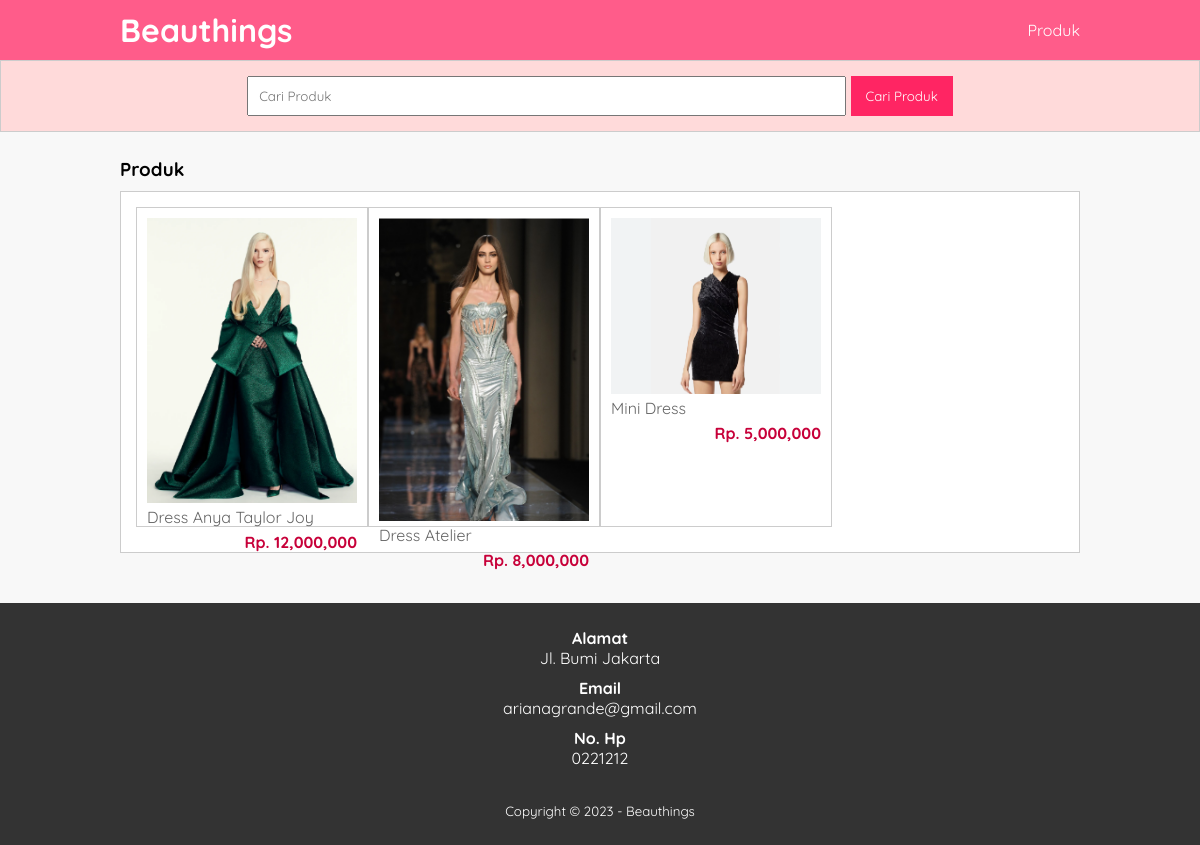
Page /produk.php?kat=4 on the committed database.
### tables this page shows
CREATE TABLE `tb_product` (
  `product_id` int(11) NOT NULL,
  `category_id` int(11) NOT NULL,
  `product_name` varchar(255) NOT NULL,
  `product_price` int(11) NOT NULL,
  `product_desc` text NOT NULL,
  `product_image` varchar(255) NOT NULL,
  `product_status` tinyint(1) NOT NULL,
  `date_created` date NOT NULL
);

### produk.php (the view, shortened to what this page needs)
<?php
	$kontak = mysqli_query($conn, "SELECT admin_telp, admin_email, admin_address FROM tb_admin WHERE admin_id = 1");
	$a = mysqli_fetch_object($kontak);
?>
<!DOCTYPE html>
<html>
<head>
	<link rel="stylesheet" type="text/css" href="css/style.css">
</head>
<body>
	<header>
		<div class="container">
			<h1><a href="index.php">Beauthings</a></h1>
			<ul>
				<li><a href="produk.php">Produk</a></li>
			</ul>
		</div>
	</header>
	<div class="search">
		<div class="container">
			<form action="produk.php">
				<input type="text" name="search" placeholder="Cari Produk" value="<?php echo $_GET['search'] ?>">
				<input type="submit" name="cari" value="Cari Produk">
			</form>
		</div>
	</div>
	<div class="section">
		<div class="container">
			<h3>Produk</h3>
			<div class="box">
				<?php
					if($_GET['search'] != '' || $_GET['kat'] != ''){
						$where = "AND product_name LIKE '%".$_GET['search']."%' AND category_id LIKE '%".$_GET['kat']."%' ";
					}
					$produk = mysqli_query($conn, "SELECT * FROM tb_product WHERE product_status = 1 $where ORDER BY product_id DESC");
					if(mysqli_num_rows($produk) > 0){
						while($p = mysqli_fetch_array($produk)){
				?>
					<a href="detail-produk.php?id=<?php echo $p['product_id'] ?>">
						<div class="col-4">
							<img src="produk/<?php echo $p['product_image'] ?>">
							<p class="nama"><?php echo substr($p['product_name'], 0, 30) ?></p>
							<p class="harga">Rp. <?php echo number_format($p['product_price']) ?></p>
						</div>
					</a>
				<?php }}else{ ?>
					<p>Produk tidak ada</p>
				<?php } ?>
			</div>
		</div>
	</div>
	<div class="footer">
		<div class="container">
			<h4>Alamat</h4>
			<p><?php echo $a->admin_address ?></p>
			<h4>Email</h4>
			<p><?php echo $a->admin_email ?></p>
			<h4>No. Hp</h4>
			<p><?php echo $a->admin_telp ?></p>
			<small>Copyright &copy; 2023 - Beauthings</small>
		</div>
	</div>
</body>
</html>

### style.css (style rules this page uses)
* { padding:0; margin:0; font-family: 'Quicksand', sans-serif; }
body { background-color: #f8f8f8; }
a { color: inherit; text-decoration: none; }
header { background-color: #ff5c8a; color: #fff; }
header h1 { float: left; padding:10px 0; }
header ul { float: right; }
header ul li { display: inline-block; }
header ul li a { padding:20px 0 20px 15px; display: inline-block; }
.container { width: 80%; margin:0 auto; }
.container:after { content: ''; display: block; clear: both; }
.section { padding:25px 0; }
.box { background-color: #fff; border:1px solid #ccc; padding:15px; box-sizing: border-box; margin:10px 0 25px 0; }
.box:after { content: ''; display: block; clear: both; }
.search { padding:15px 0; background-color: rgb(255, 218, 218); border:1px solid #ccc; text-align: center; }
.search input[type=text] { width: 60%; padding:10px; }
.search input[type=submit] { padding:12px 15px; background-color: #ff2563; color:#fff; border:none; cursor: pointer; }
.col-4 { width:25%; height: 320px; border:1px solid #ccc; float: left; padding:10px; box-sizing: border-box; margin-bottom: 10px; }
.col-4 img { width: 100%; }
.col-4 .nama { color: #666; margin-bottom: 5px; }
.col-4 .harga { font-weight: bold; color:#C70039; float: right; }
.footer { padding:25px 0; background-color: #333; color: #fff; text-align: center; }
.footer p { margin-bottom: 10px; }
.footer small { margin-top: 25px; display: inline-block; }

### rows in the picture
tb_product: product_image (picture), product_name "Dress Anya Taylor Joy", product_price "12,000,000"
tb_product: product_image (picture), product_name "Dress Atelier", product_price "8,000,000"
tb_product: product_image (picture), product_name "Mini Dress", product_price "5,000,000"

### other values in the picture
$a->admin_address "Jl. Bumi Jakarta"
$a->admin_email "arianagrande@gmail.com"
$a->admin_telp "0221212"
